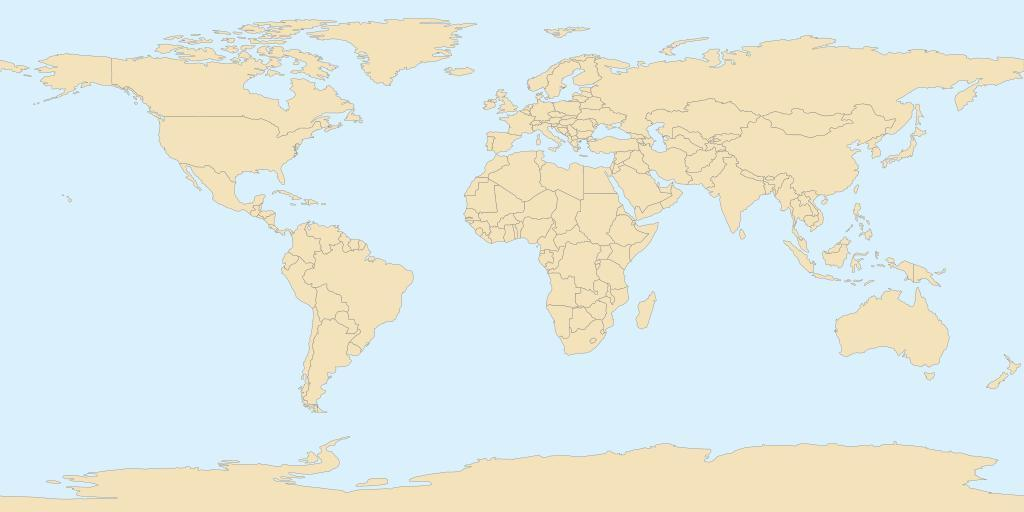
#> input picture images/equi1.jpeg, 1024 x 512 px
$ python make_equi2.py
#> lines starting #> are read from the running program, lines starting #| are printed output that depends on the picture; after the words box and inside, x2 and y2 are one past the last pixel; in counts of white or black regions, pixels touching at a corner belong together
import numpy as np
from PIL import Image

img = Image.open('equi1.jpeg')
#> img is the input picture: PIL image 1024x512 RGB; mean R, G, B 224.9, 234.1, 230.2
arr = np.array(img)
map1 = np.logical_and(arr[:, :, 2:] > arr[:, :, 0:1] * 2,
                      arr[:, :, 2:] > arr[:, :, 1:2]).astype('uint8')
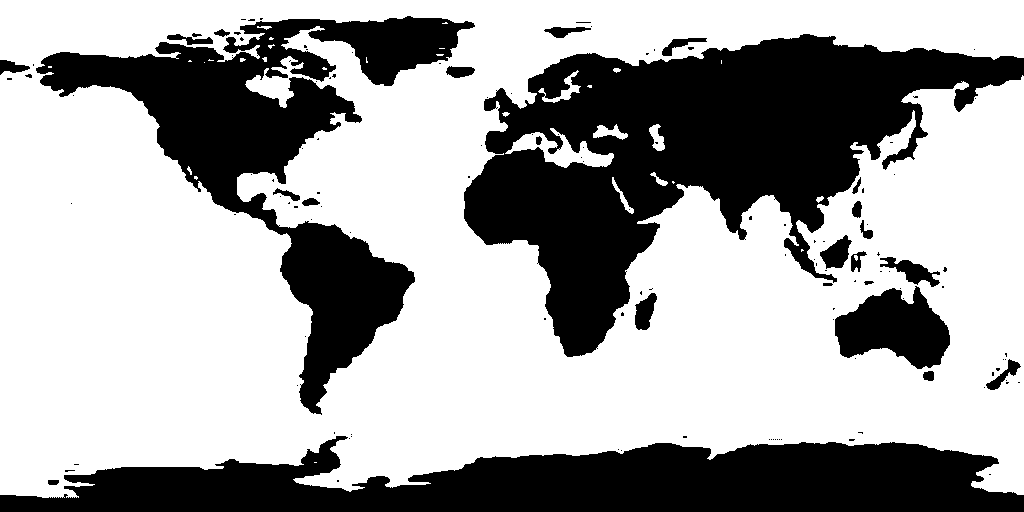
#> map1: shape (512, 1024, 1); values 0 (black) and 1 (white), 64.7% white; 134 black regions (108 under 20 px), largest, box (x1, y1, x2, y2) and area: (464, 34, 1024, 357) 77431, (0, 436, 1024, 512) 50749, (36, 16, 475, 415) 45676
map2 = (1 - map1)
colored = (np.array([[[0x0a, 0xba, 0xb5]]], dtype='uint8') * map1 +
           np.array([[[0xff, 0xff, 0xff]]], dtype='uint8') * map2)
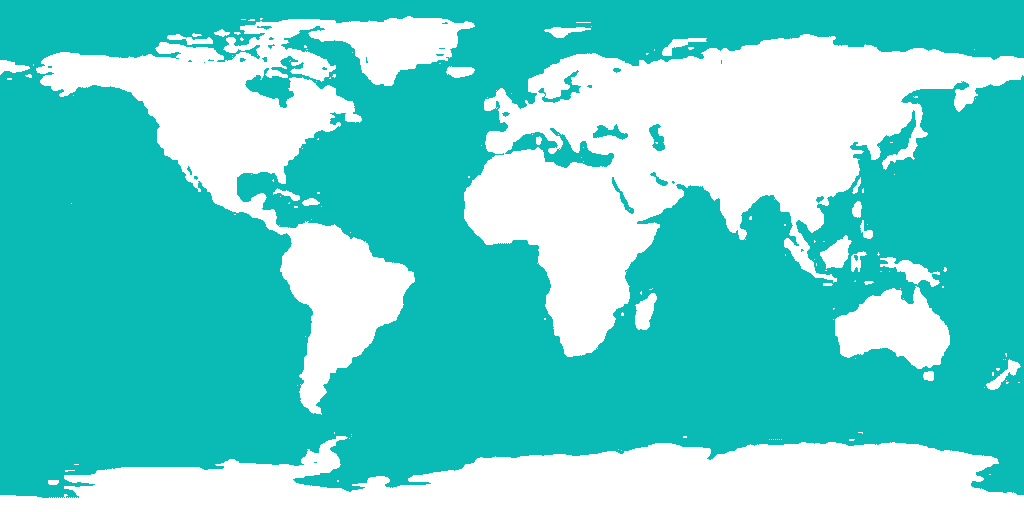
#> colored: shape (512, 1024, 3); mean R, G, B 96.4, 210.3, 207.1
Image.fromarray(colored).save('equi2.png')
